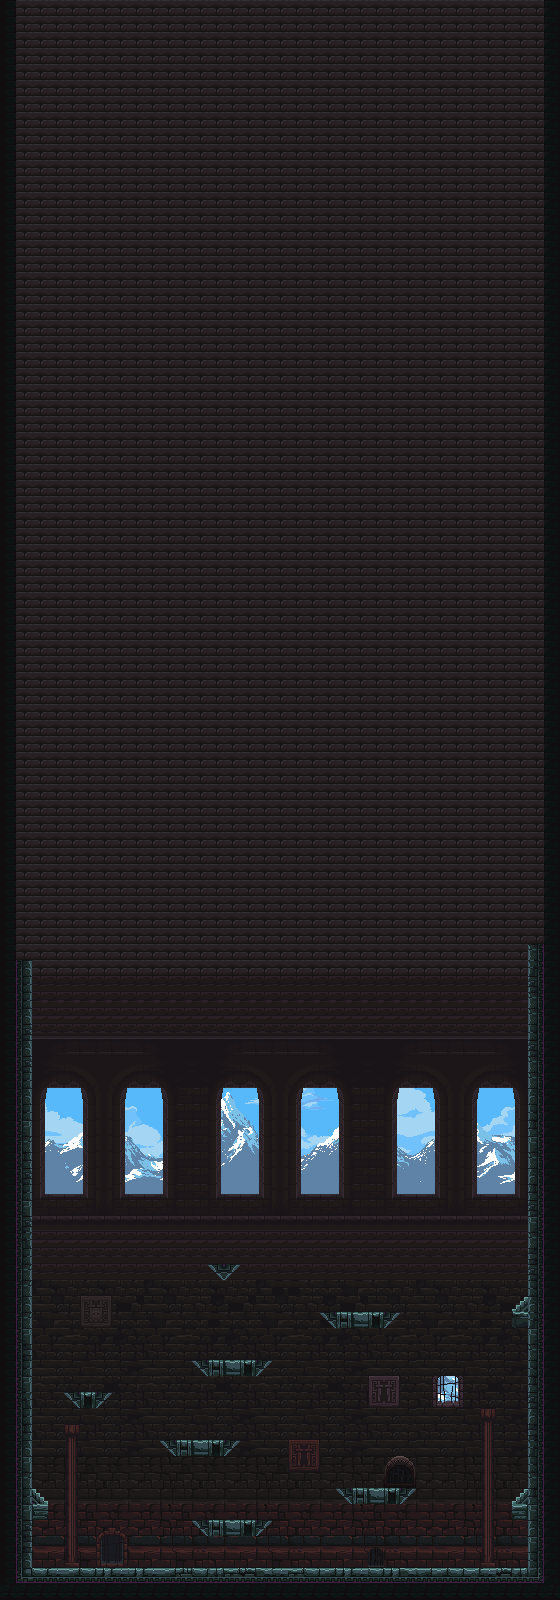

A 2D game scene composited from a Tiled map and its tileset images. What follows is a short description and the map's XML, with each tile layer's data collapsed to a summary:
An orthogonal 35x100 tile map with 16x16 px tiles, 6 tile layers (background-tiles, mountains, decorative-tiles, platform-tiles, ...), 3 tilesets and 25 objects.

<map version="1.5" tiledversion="1.7.2" orientation="orthogonal" renderorder="right-down" width="35" height="100" tilewidth="16" tileheight="16" infinite="0" nextlayerid="15" nextobjectid="91">
 <tileset firstgid="1" source="Tilesheet.tsx" />
 <tileset firstgid="101" source="main_lev_build.tsx" />
 <tileset firstgid="10341" source="background_glacial_mountains.tsx" />
 <layer id="9" name="background-tiles" width="35" height="100">
  <data>[3500 cells, 3500 non-empty, 95 distinct tile ids]</data>
 </layer>
 <layer id="14" name="mountains" width="35" height="100">
  <data>[3500 cells, 252 non-empty, 192 distinct tile ids]</data>
 </layer>
 <layer id="10" name="decorative-tiles" width="35" height="100">
  <data>[3500 cells, 608 non-empty, 118 distinct tile ids]</data>
 </layer>
 <layer id="6" name="platform-tiles" width="35" height="100">
  <data>[3500 cells, 67 non-empty, 22 distinct tile ids]</data>
 </layer>
 <layer id="7" name="wall-tiles" width="35" height="100">
  <data>[3500 cells, 79 non-empty, 18 distinct tile ids]</data>
 </layer>
 <layer id="1" name="Tile Layer 1" width="35" height="100">
  <data>[3500 cells, 0 non-empty, 0 distinct tile ids]</data>
 </layer>
 <objectgroup id="2" name="platform">
  <object id="46" x="32" y="1568">
   <polyline points="0,0 496,0 496,16 0,16 0,0" />
  </object>
  <object id="49" x="192" y="1520">
   <polyline points="0,0 80,0" />
  </object>
  <object id="51" x="416" y="1488">
   <polyline points="0,0 -80,0" />
  </object>
  <object id="52" x="160" y="1440">
   <polyline points="0,0 80,0" />
  </object>
  <object id="55" x="64" y="1392">
   <polyline points="0,0 48,0" />
  </object>
  <object id="56" x="192" y="1360">
   <polyline points="0,0 80,0" />
  </object>
  <object id="57" x="320" y="1312">
   <polyline points="0,0 80,0" />
  </object>
  <object id="89" x="208" y="1264">
   <polyline points="0,0 32,0" />
  </object>
 </objectgroup>
 <objectgroup id="4" name="walls">
  <object id="47" x="528" y="1104">
   <polyline points="0,0 0,464 16,464 16,0 0,0" />
  </object>
  <object id="66" x="206.455" y="1535.82">
   <polyline points="0,0 -14.5455,-13.8182" />
  </object>
  <object id="67" x="256" y="1536">
   <polyline points="0,0 -48,0" />
  </object>
  <object id="68" x="256" y="1536">
   <polyline points="0,0 15.7273,-15.2727" />
  </object>
  <object id="69" x="176" y="1456">
   <polyline points="0,0 -15.125,-14.875" />
  </object>
  <object id="70" x="224" y="1456">
   <polyline points="0,0 15.625,-15" />
  </object>
  <object id="71" x="224" y="1456">
   <polyline points="0,0 -48,0" />
  </object>
  <object id="72" x="352" y="1504">
   <polyline points="0,0 -15.75,-15.125" />
  </object>
  <object id="73" x="352" y="1504">
   <polyline points="0,0 48,0 63.375,-15" />
  </object>
  <object id="76" x="336" y="1328">
   <polyline points="62.9091,-14.7273 48,0 0,0 -15.2727,-14.7273" />
  </object>
  <object id="77" x="208" y="1376">
   <polyline points="63.0909,-14.3636 48,0 0,0 -15.6364,-14.5455" />
  </object>
  <object id="78" x="80" y="1408">
   <polyline points="31.2727,-14.3636 16,0 0,0 -15.6364,-14.3636" />
  </object>
  <object id="83" x="32" y="1568">
   <polyline points="0,0 0,-464 -16,-464 -16,0 0,0" />
  </object>
  <object id="90" x="224" y="1280">
   <polyline points="15.25,-14.75 0,0 -15.5,-14.875" />
  </object>
 </objectgroup>
 <objectgroup id="12" name="slope-left">
  <object id="84" x="32" y="1488">
   <polyline points="0,0 16,16" />
  </object>
 </objectgroup>
 <objectgroup id="13" name="slope-right">
  <object id="85" x="528" y="1488">
   <polyline points="0,0 -16,16" />
  </object>
  <object id="88" x="528" y="1296">
   <polyline points="0,0 -16,16" />
  </object>
 </objectgroup>
</map>
